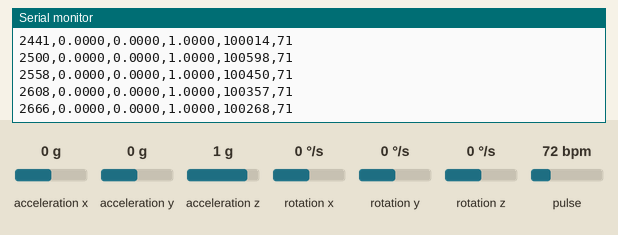
Recording of a sketch running on a simulated Arduino Uno, built with avr-gcc and run on an emulated ATmega328P. Shown: the last lines printed to the serial monitor. Wiring (inferred from the names in the program): MPU-6050 motion sensor at I2C address 0x68. Inputs (shaded band) come from the test bench; at power-on: pulse 72 bpm, acceleration x 0 g, acceleration y 0 g, acceleration z 1 g, rotation x 0 °/s, rotation y 0 °/s, rotation z 0 °/s.

Above: at 2.7 s.
2.8 s: pulse set to 42 bpm
At 2.84 s:
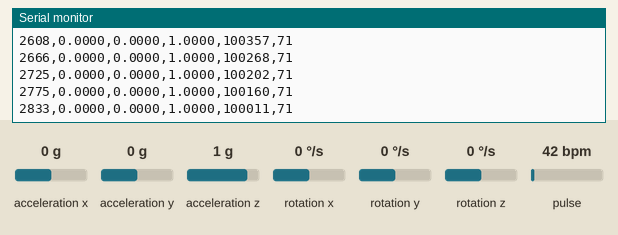
5.8 s: acceleration x set to -1.4 g
At 5.81 s:
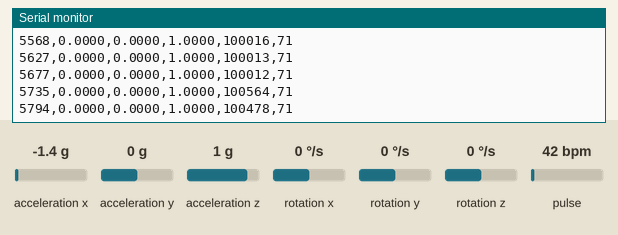
7.3 s: acceleration y set to -1.4 g
At 7.32 s:
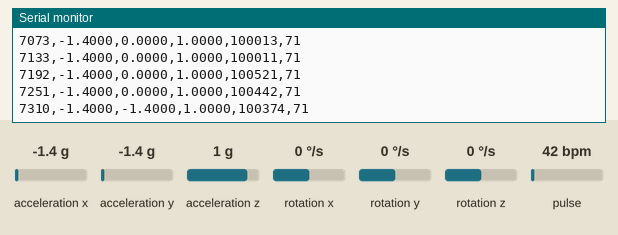
8.8 s: acceleration z set to -1.4 g
At 8.82 s:
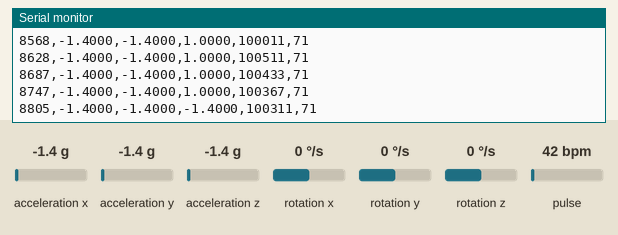
Timing chart, 0 to 11.3 s (numbered marks = the images above; inputs shaded):
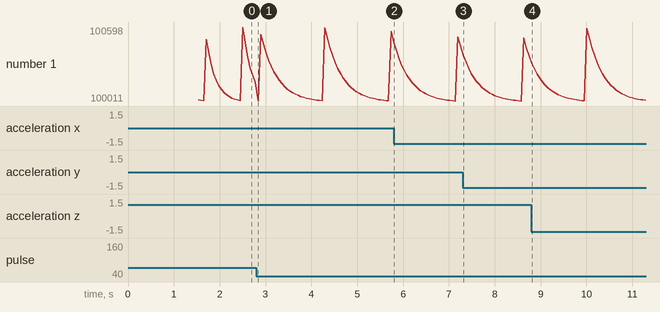

The sketch:

sleep_lifestyle_sensor_data.ino
```cpp
#include <Wire.h>
#include <MPU6050.h>
#include "MAX30105.h"
#include "heartRate.h"

#define SERIAL_BAUD         115200
#define OUTPUT_INTERVAL_MS  50
#define ACCEL_SCALE         16384.0f
#define RATE_BUF_SIZE       8
#define IR_FINGER_THRESH    50000L
#define MIN_BEAT_GAP_MS     333L
#define MAX_BEAT_MS         1500L
#define OUTLIER_TOLERANCE   0.35f

MPU6050  mpu;
MAX30105 ppg;

float rateBuf[RATE_BUF_SIZE];
byte  rateBufIdx  = 0;
bool  rateBufFull = false;
long  lastBeatMs  = 0;
int   beatAvg     = 0;
long  lastIrValue = 0;

unsigned long prevOutputMs = 0;

float bufferAverage() {
  byte count = rateBufFull ? RATE_BUF_SIZE : rateBufIdx;
  if (count == 0) return 0;
  float sum = 0;
  for (byte i = 0; i < count; i++) sum += rateBuf[i];
  return sum / count;
}

void resetHRState() {
  for (byte i = 0; i < RATE_BUF_SIZE; i++) rateBuf[i] = 70.0f;
  rateBufIdx  = 0;
  rateBufFull = false;
  lastBeatMs  = 0;
  beatAvg     = 70;
}

void processPPGSample(long ir) {
  lastIrValue = ir;

  if (ir < IR_FINGER_THRESH) {
    resetHRState();
    return;
  }

  if (!checkForBeat(ir)) return;

  long now   = millis();
  long delta = now - lastBeatMs;

  if (lastBeatMs == 0) {
    lastBeatMs = now;
    return;
  }

  lastBeatMs = now;

  if (delta < MIN_BEAT_GAP_MS || delta > MAX_BEAT_MS) return;

  float bpm = 60000.0f / (float)delta;
  if (bpm < 40.0f || bpm > 180.0f) return;

  float avg = bufferAverage();
  if (avg > 10.0f) {
    if (fabsf(bpm - avg) > avg * OUTLIER_TOLERANCE) return;
  }

  rateBuf[rateBufIdx] = bpm;
  rateBufIdx = (rateBufIdx + 1) % RATE_BUF_SIZE;
  if (rateBufIdx == 0) rateBufFull = true;

  beatAvg = (int)bufferAverage();
}

void setup() {
  Serial.begin(SERIAL_BAUD);
  delay(1000);

  Wire.end();
  delay(50);
  Wire.begin();
  Wire.setClock(100000UL);
  delay(250);

  // ── MPU6050 ──────────────────────────────────────────────────────────────
  Serial.println(F("Init MPU6050..."));
  mpu.initialize();
  delay(200);

  // Read WHO_AM_I directly — clone chips return 0x70/0x72/0x98
  // instead of 0x68, making testConnection() fail even though
  // the sensor works perfectly. We bypass testConnection() entirely
  // and just verify the register is readable.
  Wire.beginTransmission(0x68);
  Wire.write(0x75);
  Wire.endTransmission(false);
  Wire.requestFrom(0x68, 1);
  byte whoAmI = Wire.read();

  Serial.print(F("MPU6050 WHO_AM_I: 0x"));
  Serial.print(whoAmI, HEX);

  // Accept 0x68 (genuine) and common clones 0x70, 0x72, 0x98
  if (whoAmI == 0x68 || whoAmI == 0x70 ||
      whoAmI == 0x72 || whoAmI == 0x98) {
    Serial.println(F(" — OK (chip detected)"));
  } else {
    // Completely unrecognised — halt
    while (true) {
      Serial.println(F("ERR: MPU6050 not found — check SDA/SCL/VCC/GND"));
      delay(2000);
    }
  }

  mpu.setFullScaleAccelRange(MPU6050_ACCEL_FS_2);
  mpu.setFullScaleGyroRange(MPU6050_GYRO_FS_250);
  mpu.setDLPFMode(MPU6050_DLPF_BW_20);
  Serial.println(F("MPU6050 OK"));

  // ── MAX30102 ─────────────────────────────────────────────────────────────
  Serial.println(F("Init MAX30102..."));
  if (!ppg.begin(Wire, I2C_SPEED_STANDARD)) {
    while (true) {
      Serial.println(F("ERR: MAX30102 not found — check SDA/SCL and 3.3V"));
      delay(2000);
    }
  }

  byte partID = ppg.readPartID();
  Serial.print(F("MAX30102 chip ID: 0x"));
  Serial.print(partID, HEX);
  if (partID == 0x15) {
    Serial.println(F("  (OK)"));
  } else {
    Serial.println(F("  (WARNING: unexpected ID)"));
  }

  ppg.setup(60, 4, 2, 100, 411, 4096);
  resetHRState();

  Serial.println(F("MAX30102 OK - LEDs are now active"));
  Serial.println(F("Place fingertip gently on sensor. Do not press hard."));
  Serial.println();
  Serial.println(F("timestamp_ms,ax,ay,az,ir,heart_rate_bpm"));
}

void loop() {
  processPPGSample(ppg.getIR());

  unsigned long now = millis();
  if (now - prevOutputMs < OUTPUT_INTERVAL_MS) return;
  prevOutputMs = now;

  int16_t rawAx, rawAy, rawAz, rawGx, rawGy, rawGz;
  mpu.getMotion6(&rawAx, &rawAy, &rawAz, &rawGx, &rawGy, &rawGz);

  float ax = rawAx / ACCEL_SCALE;
  float ay = rawAy / ACCEL_SCALE;
  float az = rawAz / ACCEL_SCALE;

  Serial.print(now);           Serial.print(',');
  Serial.print(ax, 4);         Serial.print(',');
  Serial.print(ay, 4);         Serial.print(',');
  Serial.print(az, 4);         Serial.print(',');
  Serial.print(lastIrValue);   Serial.print(',');
  Serial.println(beatAvg);
}
```

Measured:
- after the input at 7.3 s, the serial monitor: prints a new line at once (image 3)
